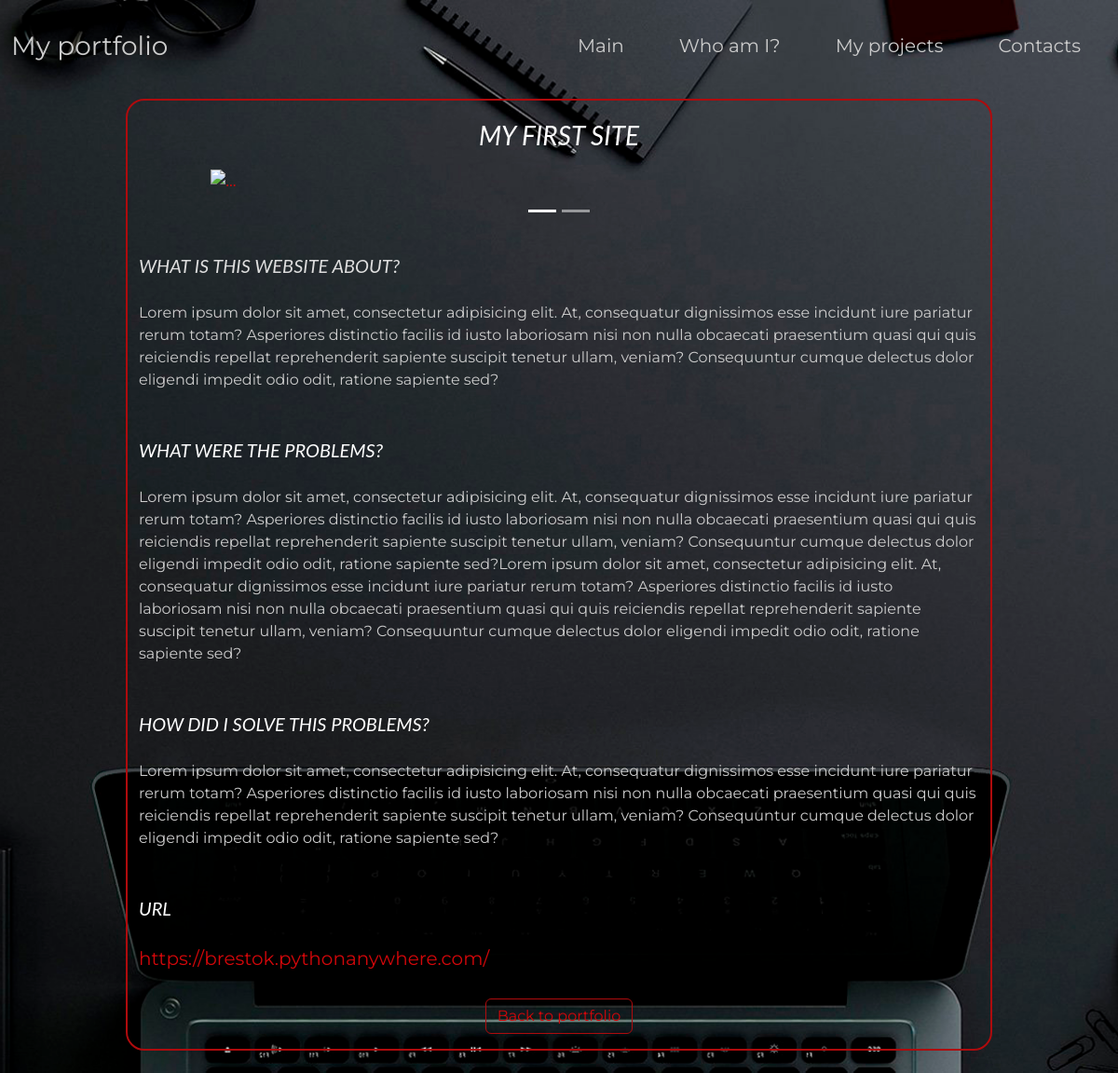
/portfolio/my-first-site, run on the app's committed database.
### portfolio/models.py (models this page shows, shortened)
class MyProject(models.Model):
    title = models.CharField(max_length=255, verbose_name='Projects')
    slug = models.SlugField(max_length=255, unique=True, db_index=True, verbose_name='URL')
    url = models.CharField(max_length=255, blank=True, verbose_name='Project_url')
    description = models.TextField(verbose_name='Desription')
    issues = models.TextField(verbose_name='Issues')
    solve = models.TextField(verbose_name='Solution')
    time_create = models.DateTimeField()
    class Meta:
        verbose_name = 'My project'
        verbose_name_plural = 'My projects'
        ordering = ['-time_create']

### portfolio/views.py (the view)
# urls.py: path('portfolio/<slug:project_slug>', ShowProject.as_view(), name='project'),
class ShowProject(DetailView):
    model = MyProject
    template_name = 'portfolio/oneproject.html'
    slug_url_kwarg = 'project_slug'
    context_object_name = 'p'
    def get_context_data(self, **kwargs):
        context = super(ShowProject, self).get_context_data(**kwargs)
        context['menu'] = menu
        return context

### portfolio/templates/portfolio/oneproject.html (shortened to what this page needs)
{% extends 'portfolio/base.html' %}
{% block content %}
    <div class="section">
        <div class="container">
            <div class="row justify-content-center gx-0">
                <div class="col-lg-10 col-sm-12 mt-2 border mb-4 gx-4">
                    <p class="text-white fs-3 text-uppercase fst-italic mt-3 text-center">
                        {{ p.title }}
                    </p>
                    <div class="row justify-content-center">
                        <div class="col-lg-10 col-sm-12">
                            <div id="carouselExampleIndicators" class="carousel slide " data-bs-ride="true"
                                 data-bs-interval="50000">
                                <div class="carousel-indicators">
                                    <button type="button" data-bs-target="#carouselExampleIndicators"
                                            data-bs-slide-to="0" class="active" aria-current="true"
                                            aria-label="Slide 1"></button>
                                    <button type="button" data-bs-target="#carouselExampleIndicators"
                                            data-bs-slide-to="1" aria-label="Slide 2"></button>
                                </div>
                                <div class="carousel-inner">
                                    <div class="carousel-item active">
                                        <img src="{{ p.photo1.url }}" class="d-block w-100 mx-auto my-auto mb-5"
                                             alt="...">
                                    </div>
                                </div>
                                <button class="carousel-control-prev" type="button"
                                        data-bs-target="#carouselExampleIndicators" data-bs-slide="prev">
                                </button>
                                <button class="carousel-control-next" type="button"
                                        data-bs-target="#carouselExampleIndicators" data-bs-slide="next">
                                </button>
                            </div>
                        </div>
                    </div>
                    <div class="color4 fs-5 text-uppercase fst-italic gx-5 mt-3">What is this website about?</div>
                    <div class="color4 fs-7 mt-4 mb-5 fontdescr ">
                        {{ p.description|linebreaks }}
                    </div>
                    <div class="text-white fs-5 text-uppercase fst-italic gx-5 mt-3">What were the problems?</div>
                    <div class="color4 fs-7 mt-4 mb-5 fontdescr ">
                        {{ p.issues|linebreaks }}
                    </div>
                    <div class="text-white fs-5 text-uppercase fst-italic gx-5 mt-3">How did I solve this problems?
                    </div>
                    <div class="color4 fs-7 mt-4 mb-5 fontdescr">
                        {{ p.solve|linebreaks }}
                    </div>
                    {% if p.url %}
                        <div class="text-white fs-5 text-uppercase fst-italic gx-5 mt-3">URL</div>
                        <a class="color3 a fs-5 head-hov mt-4 link-project pb-1" target="_blank"
                           href="{{ p.url }}">
                            {{ p.url }}
                        </a>
                    {% endif %}
                    <div class="text-center mb-3 mt-4">
                        <a class="btn btn-outline-danger" href="{% url 'portfolio' %}" role="button">Back to portfolio</a>
                    </div>
                </div>
            </div>
        </div>
    </div>
{% endblock %}

### portfolio/static/portfolio/css/style.css (style rules this page uses)
:root { --color1: #05b1b1; --color2: #b3b3b3; --color3: #af0b0d; --color4: #d2070a; --color5: rgb(222, 222, 222); }
body { background-position: 50% 50%; background-repeat: no-repeat; background-attachment: fixed; background-size: cover; background-color: #464646; }
.color3 { color: var(--color4); }
.color4 { color: var(--color5); }
body { font-family: 'Lato', sans-serif; }
.active { color: #d1090c; }
img { max-width: 100%; height: auto; }
.fontdescr { font-family: 'Montserrat', sans-serif; color:#cccccc; }
.a { display: inline-block; position: relative; }
.a::after { content: ""; position: absolute; bottom: 0; left: 50%; display: block; background: none repeat scroll 0 0 transparent; height: 2px; width: 0; background: #af0b0d; transition: width 0.3s ease 0s, left 0.3s ease 0s; }
.border { border: 2px solid var(--color3) !important; border-radius: 20px; }
.btn { color: var(--color4); font-family: 'Montserrat', sans-serif; }
.btn-outline-danger { --bs-btn-color: var(--color4); --bs-btn-border-color: var(--color3); --bs-btn-hover-color: var(--bs-white); --bs-btn-hover-bg: var(--color3); --bs-btn-hover-border-color: var(--color3); --bs-btn-focus-shadow-rgb: 220,53,69; --bs-btn-active-color: var(--bs-white); --bs-btn-active-bg: var(--color3); --bs-btn-active-border-color: var(--color3); --bs-btn-active-shadow: inset 0 3px 5px rgba(0, 0, 0, 0.125); --bs-btn-disabled-color: var(--color3); --bs-btn-disabled-bg: transparent; --bs-btn-disabled-border-color: var(--color3); --bs-gradient: none; font-family: 'Montserrat', sans-serif; }
.link-project { font-family: 'Montserrat', sans-serif; text-decoration: none; }

### data on the page
MyProject: title "MY FIRST SITE", description "Lorem ipsum dolor sit amet, consectetur adipisicing elit. At, consequatur dignissimos esse incidunt iure pariatur rerum totam? Asperiores distinctio facilis id iusto laboriosam nisi non nulla obcaecati praesentium quasi qui quis reiciendis repellat reprehenderit sapiente suscipit tenetur ullam, veniam? Consequuntur cumque delectus dolor eligendi impedit odio odit, ratione sapiente sed?", issues "Lorem ipsum dolor sit amet, consectetur adipisicing elit. At, consequatur dignissimos esse incidunt iure pariatur rerum totam? Asperiores distinctio facilis id iusto laboriosam nisi non nulla obcaecati praesentium quasi qui quis reiciendis repellat reprehenderit sapiente suscipit tenetur ullam, veniam? Consequuntur cumque delectus dolor eligendi impedit odio odit, ratione sapiente sed?Lorem ipsum dolor sit amet, consectetur adipisicing elit. At, consequatur dignissimos esse incidunt iure pariatur rerum totam? Asperiores distinctio facilis id iusto laboriosam nisi non nulla obcaecati praesentium quasi qui quis reiciendis repellat reprehenderit sapiente suscipit tenetur ullam, veniam?…", solve "Lorem ipsum dolor sit amet, consectetur adipisicing elit. At, consequatur dignissimos esse incidunt iure pariatur rerum totam? Asperiores distinctio facilis id iusto laboriosam nisi non nulla obcaecati praesentium quasi qui quis reiciendis repellat reprehenderit sapiente suscipit tenetur ullam, veniam? Consequuntur cumque delectus dolor eligendi impedit odio odit, ratione sapiente sed?", url "https://brestok.pythonanywhere.com/"

### other printed values
{{ m.title }} "Main" "Who am I?" "My projects"
